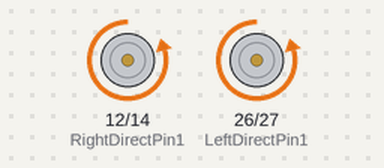
A sketch run on a simulated ESP32. On the bench: motor-driver pin pairs drawn as motors (green arrow = first pin HIGH = forward, orange = second pin HIGH = backward, longer = more drive, scaled by the enable pin).

Above: at 5.0 s.
At 15.1 s:
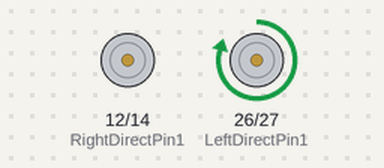
At 25.1 s:
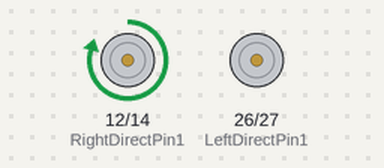
At 45.2 s:
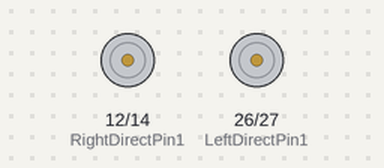
Timing chart, 0 to 65.3 s (numbered marks = the images above):
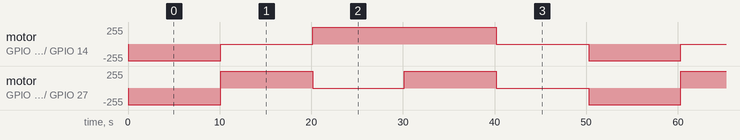

The sketch:

lesson2.ino
```cpp
// (licence header left out)
#define speedPinR 13        //  RIGHT PWM pin connect MODEL-X ENA
#define RightDirectPin1 12  //Right Motor direction pin 1 to MODEL-X IN1
#define RightDirectPin2 14  //Right Motor direction pin 2 to MODEL-X IN2
#define speedPinL 25        // Left PWM pin connect MODEL-X ENB
#define LeftDirectPin1 26   //Left Motor direction pin 1 to MODEL-X IN3
#define LeftDirectPin2 27  //Left Motor direction pin 1 to MODEL-X IN4

int maxSp = 250;

#define IR_ADVANCE 0x00FF18E7        //code from IR controller "▲" button
#define IR_BACK 0x00FF4AB5           //code from IR controller "▼" button
#define IR_RIGHT 0x00FF5AA5          //code from IR controller ">" button
#define IR_LEFT 0x00FF10EF           //code from IR controller "<" button
#define IR_STOP 0x00FF38C7           //code from IR controller "OK" button
#define IR_turnsmallleft 0x00FFB04F  //code from IR controller "#" button

enum DN {
  GO_ADVANCE,  //go forward
  GO_LEFT,     //left turn
  GO_RIGHT,    //right turn
  GO_BACK,     //backward
  STOP_STOP,
  DEF
} Drive_Num = DEF;

bool stopFlag = true;  //set stop flag
bool JogFlag = false;
uint16_t JogTimeCnt = 0;
uint32_t JogTime = 0;
uint8_t motor_update_flag = 0;
/***************motor control***************/
void go_Advance(void)  //Forward
{
  digitalWrite(RightDirectPin1, LOW);
  digitalWrite(RightDirectPin2, HIGH);
  digitalWrite(LeftDirectPin1, LOW);
  digitalWrite(LeftDirectPin2, HIGH);
  analogWrite(speedPinL, maxSp);
  analogWrite(speedPinR, maxSp);
}
void go_Left(int t = 0)  //Turn left
{
  digitalWrite(RightDirectPin1, LOW);
  digitalWrite(RightDirectPin2, HIGH);
  digitalWrite(LeftDirectPin1, HIGH);
  digitalWrite(LeftDirectPin2, LOW);
  analogWrite(speedPinL, 0);
  analogWrite(speedPinR, maxSp);
  delay(t);
}
void go_Right(int t = 0)  //Turn right
{
  digitalWrite(RightDirectPin1, HIGH);
  digitalWrite(RightDirectPin2, LOW);
  digitalWrite(LeftDirectPin1, LOW);
  digitalWrite(LeftDirectPin2, HIGH);
  analogWrite(speedPinL, maxSp);
  analogWrite(speedPinR, 0);
  delay(t);
}
void go_Back(int t = 0)  //Reverse
{
  digitalWrite(RightDirectPin1, HIGH);
  digitalWrite(RightDirectPin2, LOW);
  digitalWrite(LeftDirectPin1, HIGH);
  digitalWrite(LeftDirectPin2, LOW);
  analogWrite(speedPinL, maxSp);
  analogWrite(speedPinR, maxSp);
  delay(t);
}
void stop_Stop()  //Stop
{
  digitalWrite(RightDirectPin1, LOW);
  digitalWrite(RightDirectPin2, LOW);
  digitalWrite(LeftDirectPin1, LOW);
  digitalWrite(LeftDirectPin2, LOW);
}

/**************detect IR code***************/
// void do_IR_Tick()
// {
//   if(IR.decode(&IRresults))
//   {
//     if(IRresults.value==IR_ADVANCE)
//     {
//       Drive_Num=GO_ADVANCE;
//     }
//     else if(IRresults.value==IR_RIGHT)
//     {
//        Drive_Num=GO_RIGHT;
//     }
//     else if(IRresults.value==IR_LEFT)
//     {
//        Drive_Num=GO_LEFT;
//     }
//     else if(IRresults.value==IR_BACK)
//     {
//         Drive_Num=GO_BACK;
//     }
//     else if(IRresults.value==IR_STOP)
//     {
//         Drive_Num=STOP_STOP;
//     }
//     IRresults.value = 0;
//     IR.resume();
//   }
// }

/**************car control**************/
void do_Drive_Tick() {
  switch (Drive_Num) {
    case GO_ADVANCE:
      go_Advance();
      JogFlag = true;
      JogTimeCnt = 1;
      JogTime = millis();
      break;  //if GO_ADVANCE code is detected, then go advance
    case GO_LEFT:
      go_Left();
      JogFlag = true;
      JogTimeCnt = 1;
      JogTime = millis();
      break;  //if GO_LEFT code is detected, then turn left
    case GO_RIGHT:
      go_Right();
      JogFlag = true;
      JogTimeCnt = 1;
      JogTime = millis();
      break;  //if GO_RIGHT code is detected, then turn right
    case GO_BACK:
      go_Back();
      JogFlag = true;
      JogTimeCnt = 1;
      JogTime = millis();
      break;  //if GO_BACK code is detected, then backward
    case STOP_STOP:
      stop_Stop();
      JogTime = 0;
      break;  //stop
    default: break;
  }
  Drive_Num = DEF;
  //keep current moving mode for  200 millis seconds
  if (millis() - JogTime >= 200) {
    JogTime = millis();
    if (JogFlag == true) {
      stopFlag = false;
      if (JogTimeCnt <= 0) {
        JogFlag = false;
        stopFlag = true;
      }
      JogTimeCnt--;
    }
    if (stopFlag == true) {
      JogTimeCnt = 0;
      stop_Stop();
    }
  }
}

void setup() {
  pinMode(RightDirectPin1, OUTPUT);
  pinMode(RightDirectPin2, OUTPUT);
  pinMode(speedPinL, OUTPUT);
  pinMode(LeftDirectPin1, OUTPUT);
  pinMode(LeftDirectPin2, OUTPUT);
  pinMode(speedPinR, OUTPUT);
  stop_Stop();

  // pinMode(IR_PIN, INPUT);
  // digitalWrite(IR_PIN, HIGH);
  // IR.enableIRIn();
}

int cc = 0;
int mul = 100;
void loop() {
  if (cc <= mul) {
    Drive_Num = GO_ADVANCE;
  } else if (cc <= 2 * mul) {
    Drive_Num = GO_LEFT;
  } else if (cc <= 3 * mul) {
    Drive_Num = GO_RIGHT;
  } else if (cc <= 4 * mul) {
    Drive_Num = GO_BACK;
  } else if (cc <= 5 * mul) {
    Drive_Num = STOP_STOP;
  }else if (cc <= 6 * mul) {
    cc=0;
  }

  cc++;

    do_Drive_Tick();
    delay(100);
}
```

Measured:
- by itself, motor on GPIO 12 (RightDirectPin1) / GPIO 14 (RightDirectPin2): repeats every 50.2 s: stopped 10.0 s, forward 250/255 20.0 s, stopped 10.1 s, backward 250/255 10.0 s
- by itself, motor on GPIO 26 (LeftDirectPin1) / GPIO 27 (LeftDirectPin2): repeats every 50.2 s: forward 250/255 10.0 s, stopped 10.0 s, forward 250/255 10.0 s, stopped 10.1 s, backward 250/255 10.0 s
